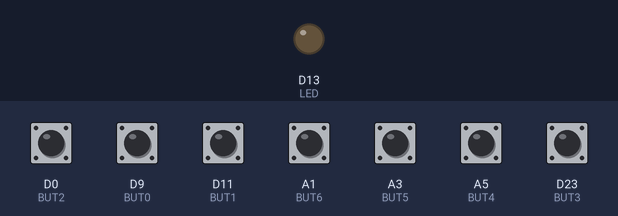
The sketch below on a simulated Arduino MKR. Shown: output pins drawn as LEDs (lit = HIGH). Inputs (shaded band) come from the test bench; at power-on: A1 (BUT6), A3 (BUT5), A5 (BUT4), D0 (BUT2), D9 (BUT0), D11 (BUT1), D23 (BUT3) LOW. What the sketch prints to the serial monitor is not drawn.

Above: at 2.2 s.
2.3 s: D0 (BUT2) pulled HIGH for 0.15 s
At 3.6 s:
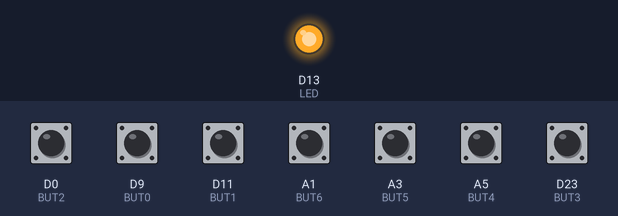
Timing chart, 0 to 9.9 s (numbered marks = the images above; inputs shaded):
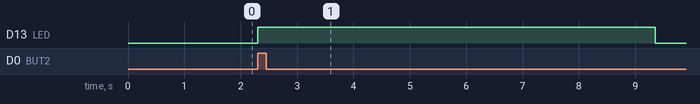

Measured:
- after the input at 2.3 s, D13 (LED): LOW → HIGH at once, → LOW 7.1 s later

The sketch:

button_code.ino
```cpp
#include "ArduinoLowPower.h"

#define BUT0   9
#define BUT1   11
#define BUT2   0
#define BUT3   23
#define BUT4   A5
#define BUT5   A3
#define BUT6   A1
#define BATPIN A7
#define LED    13

bool intFlag = false;


void setup() {
  // put your setup code here, to run once:
  Serial.begin(9600);
  while ( !Serial );

  Serial.println("FoodSampler, ready to sample some food");

  pinMode(BUT0, INPUT);
  pinMode(BUT1, INPUT);
  pinMode(BUT2, INPUT);
  pinMode(BUT3, INPUT);
  pinMode(BUT4, INPUT);
  pinMode(BUT5, INPUT);
  pinMode(BUT6, INPUT);
  pinMode(LED, OUTPUT);
  pinMode(BATPIN, INPUT);


  digitalWrite(LED, LOW);

  //  attachInterrupt(digitalPinToInterrupt(BUT0), readButtons, RISING);
  //  attachInterrupt(digitalPinToInterrupt(BUT1), readButtons, RISING);
  //  attachInterrupt(digitalPinToInterrupt(BUT2), readButtons, RISING);
  //  attachInterrupt(digitalPinToInterrupt(BUT3), readButtons, RISING);
  //  attachInterrupt(digitalPinToInterrupt(BUT4), readButtons, RISING);
  //  attachInterrupt(digitalPinToInterrupt(BUT5), readButtons, RISING);
  //  attachInterrupt(digitalPinToInterrupt(BUT6), readButtons, RISING);

  LowPower.attachInterruptWakeup(BUT0, wakeyWakey, RISING);
  LowPower.attachInterruptWakeup(BUT1, wakeyWakey, RISING);
  LowPower.attachInterruptWakeup(BUT2, wakeyWakey, RISING);
  LowPower.attachInterruptWakeup(BUT3, wakeyWakey, RISING);
  LowPower.attachInterruptWakeup(BUT4, wakeyWakey, RISING);
  LowPower.attachInterruptWakeup(BUT5, wakeyWakey, RISING);
  LowPower.attachInterruptWakeup(BUT6, wakeyWakey, RISING);

  LowPower.deepSleep();
}

volatile int buttons = 0;

void loop() {
  // put your main code here, to run repeatedly:


  //Serial.println(buttons);
  //Serial.println(digitalRead(BUT0));
  //delay(100);
  //buttons = 0x00;

  if ( intFlag ) {

    //noInterrupts();
    intFlag = false;
    delay(5000);

    readBattery();

    buttons |= (digitalRead(BUT0));
    buttons |= (digitalRead(BUT1)) << 1;
    buttons |= (digitalRead(BUT2)) << 2;
    buttons |= (digitalRead(BUT3)) << 3;
    buttons |= (digitalRead(BUT4)) << 4;
    buttons |= (digitalRead(BUT5)) << 5;
    buttons |= (digitalRead(BUT6)) << 6;
    delay(50);
    //interrupts();
    Serial.print("Buttons: " ); Serial.println(buttons);
    buttons = 0x00;

    delay(2000);
    digitalWrite(LED, LOW);
    LowPower.deepSleep();
  }
}

uint16_t readBattery() {

  float measuredvbat = analogRead(BATPIN);

  measuredvbat *= 2;    // we divided by 2, so multiply back
  measuredvbat *= 3.3;  // Multiply by 3.3V, our reference voltage
  measuredvbat /= 1024; // convert to voltage
  uint16_t batVoltage = measuredvbat *= 1000;
  Serial.print("VBat: " ); Serial.println(batVoltage);
  return ( batVoltage );


}

//void readButtons(){
//  intFlag = true;
//}

void wakeyWakey() {
  digitalWrite(LED, HIGH);
  intFlag = true;
}
```
